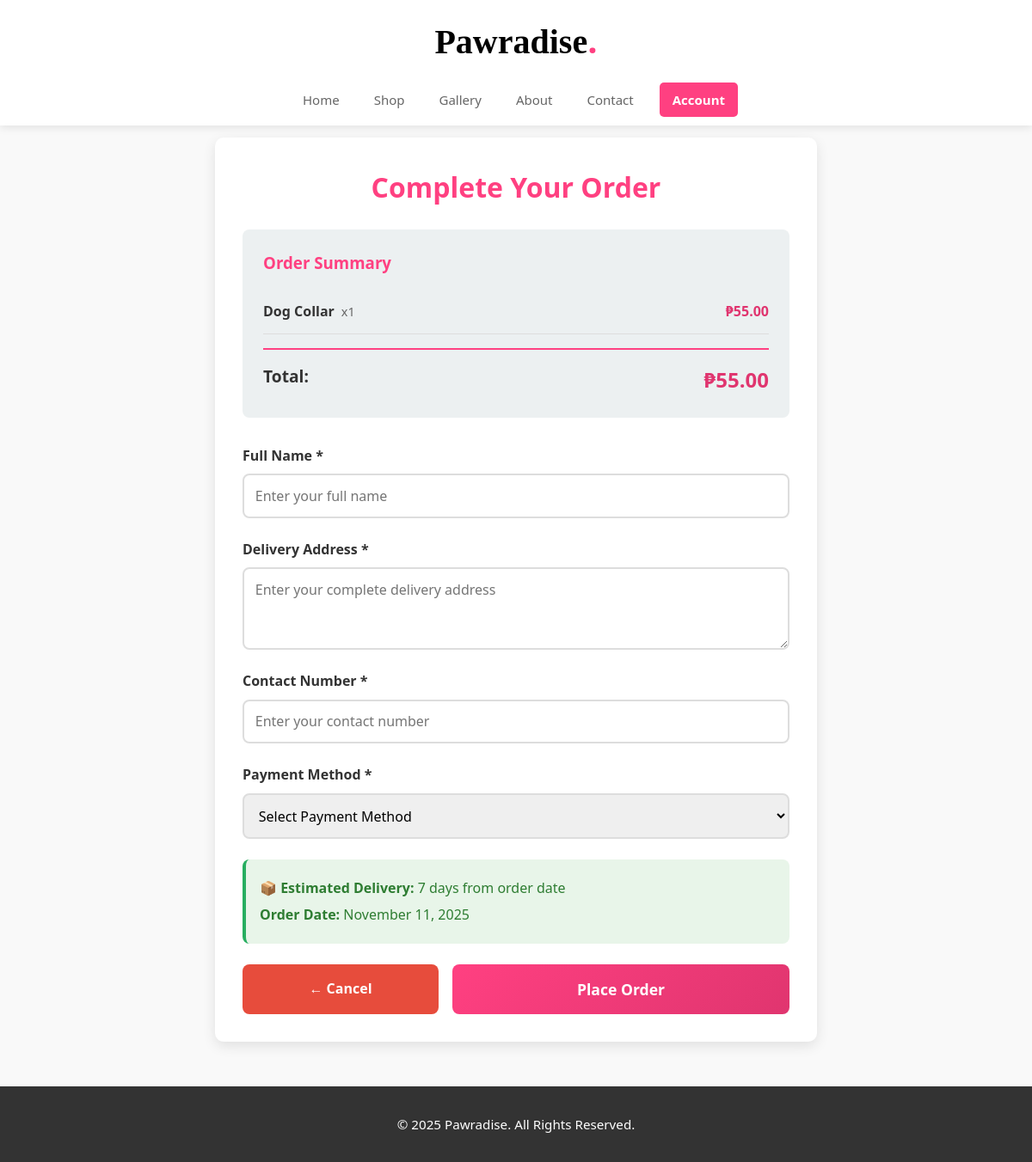
/buy_now/1 (signed in), run on the app's committed database.
### app.py (models this page shows)
class Product(db.Model):
    id = db.Column(db.Integer, primary_key=True)
    name = db.Column(db.String(100), nullable=False)
    price = db.Column(db.Float, nullable=False)
    description = db.Column(db.Text, nullable=True)
    image = db.Column(db.String(255))
    seller_id = db.Column(db.Integer, db.ForeignKey('user.id'), nullable=True)
    stock = db.Column(db.Integer, default=0)
    sales_count = db.Column(db.Integer, default=0)
    category = db.Column(db.String(50), nullable=True)

### app.py (the view)
@app.route('/buy_now/<int:product_id>')
@login_required
def buy_now(product_id):
    if session.get('role') == 'admin':
        flash('Admin accounts cannot purchase products.', 'error')
        return redirect(url_for('shop'))
    product = Product.query.get(product_id)
    if not product or product.stock < 1:
        flash('Product is out of stock.', 'error')
        return redirect(url_for('shop'))
    session['buy_now_product'] = product_id
    return render_template('order_form.html', cart_items=[(None, product)], buy_now=True)

### app.py (called while the page is built)
@app.context_processor
def utility_processor():
    return dict(timedelta=timedelta, now=datetime.utcnow)

def login_required(f):
    @wraps(f)
    def decorated_function(*args, **kwargs):
        if 'username' not in session:
            flash('Please login to access this page.', 'error')
            return redirect(url_for('login'))
        return f(*args, **kwargs)
    return decorated_function

### templates/order_form.html (shortened to what this page needs)
{% extends "base.html" %}
{% block content %}
<section class="order-form-section">
  <h2>Complete Your Order</h2>
  <div class="order-summary-box">
    <h3>Order Summary</h3>
    {% set total = namespace(value=0) %}
    {% for item, product in cart_items %}
      {% set qty = item.quantity if item else 1 %}
      <div class="summary-item">
        <div class="summary-product">
          <strong>{{ product.name }}</strong>
          <span class="summary-qty">x{{ qty }}</span>
        </div>
        <span class="summary-price">₱{{ "%.2f"|format(product.price * qty) }}</span>
      </div>
      {% set total.value = total.value + (product.price * qty) %}
    {% endfor %}
    <div class="summary-total">
      <strong>Total:</strong>
      <strong class="total-amount">₱{{ "%.2f"|format(total.value) }}</strong>
    </div>
  </div>
  <form action="{{ url_for('place_order') }}" method="POST" class="order-form">
    <div class="form-group">
      <label for="customer_name">Full Name *</label>
      <input type="text" id="customer_name" name="customer_name" placeholder="Enter your full name" required>
    </div>
    <div class="form-group">
      <label for="address">Delivery Address *</label>
      <textarea id="address" name="address" rows="3" placeholder="Enter your complete delivery address" required></textarea>
    </div>
    <div class="form-group">
      <label for="contact_number">Contact Number *</label>
      <input type="tel" id="contact_number" name="contact_number" placeholder="Enter your contact number" required>
    </div>
    <div class="form-group">
      <label for="payment_method">Payment Method *</label>
      <select id="payment_method" name="payment_method" required>
        <option value="">Select Payment Method</option>
      </select>
    </div>
    <div class="delivery-info">
      <p>📦 <strong>Estimated Delivery:</strong> 7 days from order date</p>
      <p> <strong>Order Date:</strong> {{ now().strftime("%B %d, %Y") }}</p>
    </div>
    <div class="form-actions">
      <a href="{{ url_for('cart') if not buy_now else url_for('shop') }}" class="cancel-btn">← Cancel</a>
      <button type="submit" class="submit-order-btn">Place Order </button>
    </div>
  </form>
</section>
{% endblock %}

### static/styles.css (style rules this page uses)
* { margin: 0; padding: 0; box-sizing: border-box; font-family: 'Segoe UI', Tahoma, Geneva, Verdana, sans-serif; }
:root { --primary-color: #ff4081; --secondary-color: #e0356f; --accent-color: #ffc0cb; --dark-bg: #2c3e50; --light-bg: #ecf0f1; --success: #27ae60; --error: #e74c3c; --warning: #f39c12; --text-dark: #333; --text-light: #fff; }
body { background: #f9f9f9; color: var(--text-dark); line-height: 1.6; }
.total-amount { color: var(--secondary-color); font-size: 1.5rem; }
.order-form-section { padding: 2rem; background: white; border-radius: 10px; margin: 120px auto 2rem; max-width: 700px; box-shadow: 0 5px 15px rgba(0,0,0,0.1); }
.order-form-section h2 { color: var(--primary-color); margin-bottom: 1.5rem; font-size: 2rem; text-align: center; }
.order-summary-box { background: var(--light-bg); padding: 1.5rem; border-radius: 8px; margin-bottom: 2rem; }
.order-summary-box h3 { color: var(--primary-color); margin-bottom: 1rem; }
.summary-item { display: flex; justify-content: space-between; align-items: center; padding: 0.8rem 0; border-bottom: 1px solid #ddd; }
.summary-product { display: flex; align-items: center; gap: 0.5rem; }
.summary-qty { color: #666; font-size: 0.9rem; }
.summary-price { font-weight: bold; color: var(--secondary-color); }
.summary-total { display: flex; justify-content: space-between; padding-top: 1rem; margin-top: 1rem; border-top: 2px solid var(--primary-color); font-size: 1.2rem; }
.total-amount { color: var(--secondary-color); font-weight: bold; }
.order-form { display: flex; flex-direction: column; gap: 1.5rem; }
.form-group { display: flex; flex-direction: column; }
.form-group label { font-weight: bold; color: var(--text-dark); margin-bottom: 0.5rem; }
.form-group input, .form-group textarea, .form-group select { padding: 0.8rem; border: 2px solid #ddd; border-radius: 8px; font-size: 1rem; transition: border-color 0.3s; }
.delivery-info { background: #e8f5e9; padding: 1rem; border-radius: 8px; border-left: 4px solid var(--success); }
.delivery-info p { margin: 0.3rem 0; color: #2e7d32; }
.form-actions { display: flex; gap: 1rem; justify-content: space-between; }
.cancel-btn { background: #95a5a6; color: white; padding: 1rem 2rem; border-radius: 8px; text-decoration: none; font-weight: bold; transition: all 0.3s; text-align: center; flex: 1; }
.submit-order-btn { background: linear-gradient(135deg, var(--primary-color), var(--secondary-color)); color: white; padding: 1rem 2rem; border: none; border-radius: 8px; font-weight: bold; font-size: 1.1rem; cursor: pointer; transition: all 0.3s; flex: 2; }
.cancel-btn { background: var(--error); color: white; }
html, body { height: 100%; display: flex; flex-direction: column; }

### data on the page
Product: name "Dog Collar", id "1", product.price*qty "55.00"

### other printed values
{{ "%.2f"|format(total.value) }} "55.00"
